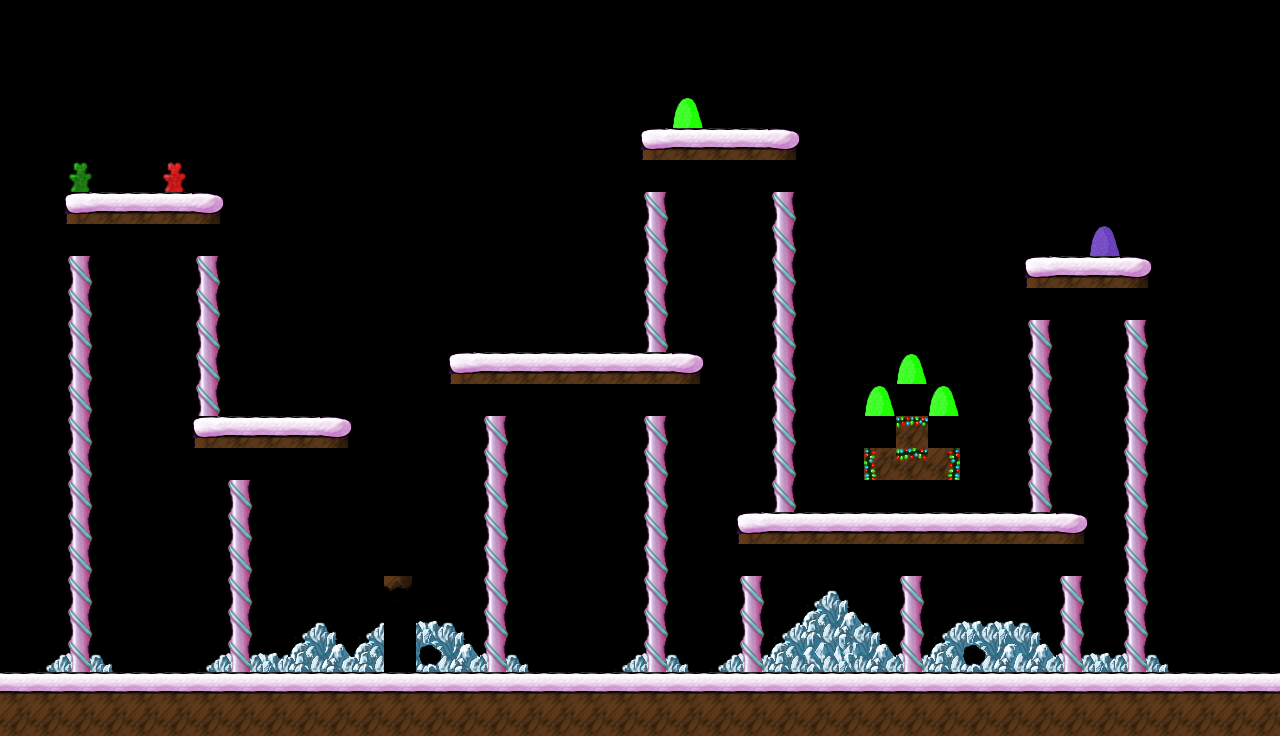

The image is a tile-based game level rendered from a .tmx file. Its description and complete source (layers, tilesets, objects, tile grids) follow:
An orthogonal 40x23 tile map with 32x32 px tiles, 1 tile layer (Tile Layer 1).

<map version="1.2" tiledversion="1.2.0" orientation="orthogonal" renderorder="right-down" width="40" height="23" tilewidth="32" tileheight="32" infinite="0" nextlayerid="3" nextobjectid="1">
 <tileset firstgid="1" source="tilemap.tsx" />
 <layer id="1" name="Tile Layer 1" width="40" height="23">
  <data encoding="csv">
0,0,0,0,0,0,0,0,0,0,0,0,0,0,0,0,0,0,0,0,0,0,0,0,0,0,0,0,0,0,0,0,0,0,0,0,0,0,0,0,
0,0,0,0,0,0,0,0,0,0,0,0,0,0,0,0,0,0,0,0,0,0,0,0,0,0,0,0,0,0,0,0,0,0,0,0,0,0,0,0,
0,0,0,0,0,0,0,0,0,0,0,0,0,0,0,0,0,0,0,0,0,0,0,0,0,0,0,0,0,0,0,0,0,0,0,0,0,0,0,0,
0,0,0,0,0,0,0,0,0,0,0,0,0,0,0,0,0,0,0,0,0,2367,0,0,0,0,0,0,0,0,0,0,0,0,0,0,0,0,0,0,
0,0,0,0,0,0,0,0,0,0,0,0,0,0,0,0,0,0,0,0,3211,3212,3212,3212,3213,0,0,0,0,0,0,0,0,0,0,0,0,0,0,0,
0,0,2298,328,326,2295,325,0,0,0,0,0,0,0,0,0,0,0,0,0,1774,1839,1839,1839,1776,0,0,0,0,0,0,0,0,0,0,0,0,0,0,0,
0,0,3211,3212,3212,3212,3213,0,0,0,0,0,0,0,0,0,0,0,0,0,236,0,0,0,236,0,0,0,0,0,0,0,0,0,0,0,0,0,0,0,
0,0,1774,1839,1839,1839,1776,0,0,0,0,0,0,0,0,0,0,0,0,0,236,0,0,0,236,0,0,0,0,0,0,0,0,0,2368,0,0,0,0,0,
0,0,236,0,0,0,236,0,0,0,0,0,0,0,0,0,0,0,0,0,236,0,0,0,236,0,0,0,0,0,0,0,3211,3212,3212,3213,0,0,0,0,
0,0,236,0,0,0,236,0,0,0,0,0,0,0,0,0,0,0,0,0,236,0,0,0,236,0,0,0,0,0,0,0,1774,1839,1839,1776,0,0,0,0,
0,0,236,0,0,0,236,0,0,0,0,0,0,0,0,0,3280,3281,0,0,236,0,0,0,236,0,0,0,0,0,0,0,236,0,0,236,0,0,0,0,
0,0,236,0,0,0,236,0,0,0,0,0,0,0,3211,3212,3212,3212,3212,3212,3212,3213,0,0,236,0,0,0,2367,0,0,0,236,0,0,236,0,0,0,0,
0,0,236,0,0,0,236,0,3280,3281,0,0,0,0,1838,1775,1839,1839,1839,1839,1775,1840,0,0,236,0,0,2367,2615,2367,0,0,236,0,0,236,0,0,0,0,
0,0,236,0,0,0,3211,3212,3212,3212,3213,0,0,0,0,236,0,0,0,0,236,0,0,0,236,0,0,2619,2363,2623,0,0,236,0,0,236,0,0,0,0,
0,0,236,0,0,0,1838,1775,1839,1839,1840,0,0,0,0,236,0,0,0,0,236,0,0,0,236,0,0,2359,2364,2360,0,0,236,0,0,236,0,0,0,0,
0,0,236,0,0,0,0,236,0,0,0,0,0,0,0,236,0,0,0,0,236,0,0,3271,236,0,0,0,2616,0,0,0,236,3208,0,236,0,0,0,0,
0,0,236,0,0,0,0,236,0,0,0,0,0,0,0,236,0,0,0,0,236,0,0,3211,3212,3212,3212,3212,3212,3212,3212,3212,3212,3213,0,236,0,0,0,0,
0,0,236,0,0,0,0,236,0,0,0,0,0,0,0,236,0,0,0,0,236,0,0,1774,1839,1839,1839,1839,1775,1839,1839,1839,1839,1776,0,236,0,0,0,0,
0,0,236,0,0,0,0,236,0,0,0,0,3341,0,0,236,0,0,0,0,236,0,0,236,0,443,445,0,236,0,0,0,0,236,0,236,0,0,0,0,
0,0,236,0,0,0,0,236,0,443,445,443,390,444,445,236,0,0,0,0,236,0,0,236,443,506,505,445,236,443,444,444,445,236,0,236,0,3216,3217,0,
0,443,363,445,0,0,443,363,444,506,505,506,391,698,505,363,445,3145,3146,443,363,445,443,363,506,570,569,505,363,506,698,633,505,363,444,363,445,3271,3207,3271,
3212,3212,3212,3212,3212,3212,3212,3212,3212,3212,3212,3212,3212,3212,3212,3212,3212,3212,3212,3212,3212,3212,3212,3212,3212,3212,3212,3212,3212,3212,3212,3212,3212,3212,3212,3212,3212,3212,3212,3212,
3276,3276,3276,3276,3276,3276,3276,3276,3276,3276,3276,3276,3276,3276,3276,3276,3276,3276,3276,3276,3276,3276,3276,3276,3276,3276,3276,3276,3276,3276,3276,3276,3276,3276,3276,3276,3276,3276,3276,3276
</data>
 </layer>
</map>
